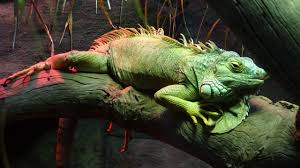
#> input picture topics_of_learning/image.jpg, 300 x 168 px
$ python otsu_method.py
#> lines starting #> are read from the running program, lines starting #| are printed output that depends on the picture; after the words box and inside, x2 and y2 are one past the last pixel; in counts of white or black regions, pixels touching at a corner belong together
import cv2
import numpy as np

img = cv2.imread('image.jpg')
#> img is the input picture: shape (168, 300, 3); mean B, G, R 46.3, 65, 65.3

img = cv2.cvtColor(img, cv2.COLOR_BGR2GRAY)
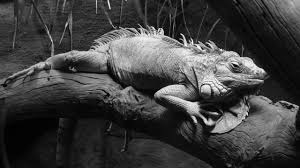
#> img: shape (168, 300); min 0, max 251, mean 63

ret, thresh1 = cv2.threshold(img, 120, 255, cv2.THRESH_BINARY + cv2.THRESH_OTSU)
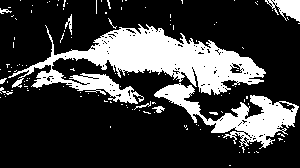
#> thresh1: shape (168, 300); 24.1% white; 125 white regions (115 under 20 px), largest, box (x1, y1, x2, y2) and area: (8, 24, 266, 104) 8076, (154, 83, 299, 149) 3068, (265, 0, 300, 22) 432
#> ret = 92

cv2.imshow('Otsu Threshold', thresh1)

cv2.waitKey(0)

$ run again, with topics_of_learning/bug.jpg copied over topics_of_learning/image.jpg
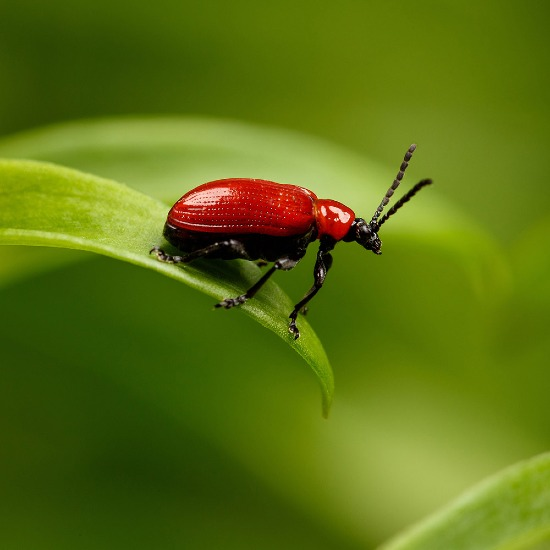
#> input picture topics_of_learning/bug.jpg, 550 x 550 px
#> img is the input picture: shape (550, 550, 3); mean B, G, R 17.5, 112.9, 91.4
#> `img = cv2.cvtColor(img, cv2.COLOR_BGR2GRAY)`:
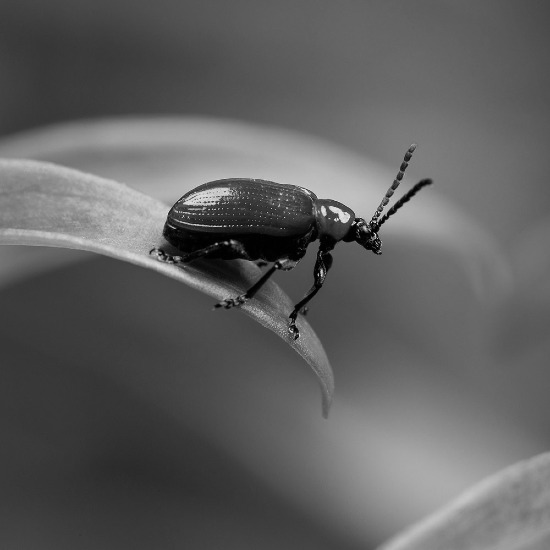
#> img: shape (550, 550); min 0, max 248, mean 95.6
#> `ret, thresh1 = cv2.threshold(img, 120, 255, cv2.THRESH_BINARY + cv2.TH..`:
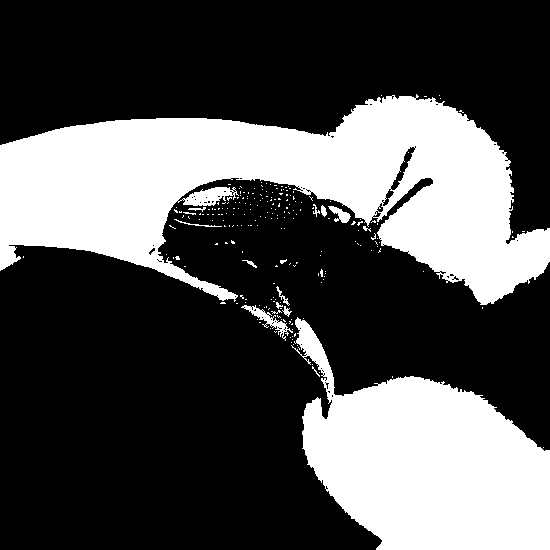
#> thresh1: shape (550, 550); 31.9% white; 224 white regions (209 under 20 px), largest, box (x1, y1, x2, y2) and area: (0, 94, 550, 305) 60243, (291, 317, 550, 550) 34768, (241, 305, 293, 341) 400
#> ret = 107

$ run again, with topics_of_learning/flamengo.jpg copied over topics_of_learning/image.jpg
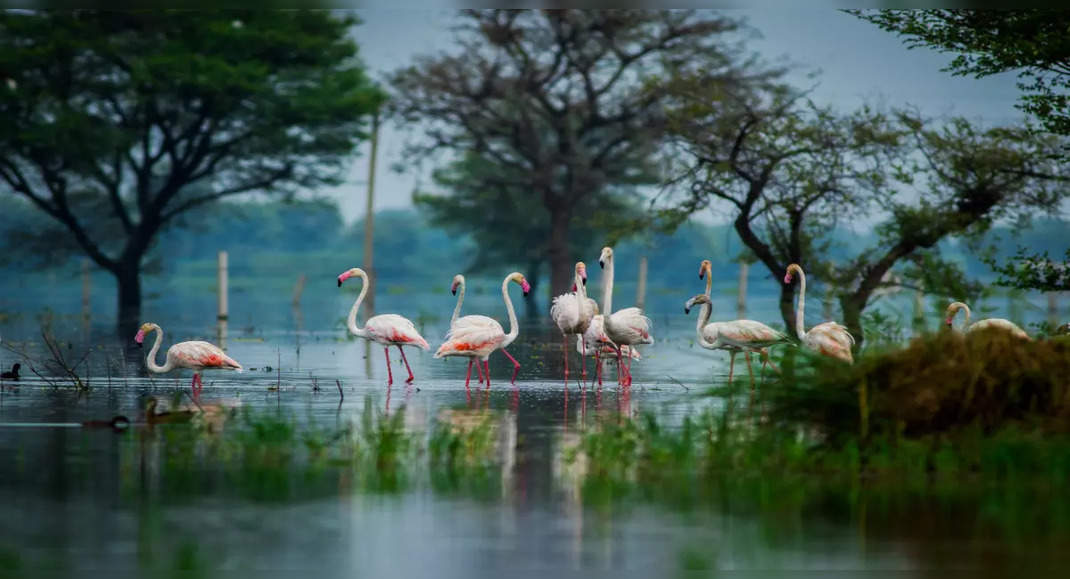
#> input picture topics_of_learning/flamengo.jpg, 1070 x 579 px
#> img is the input picture: shape (579, 1070, 3); mean B, G, R 79.5, 83.9, 62.3
#> `img = cv2.cvtColor(img, cv2.COLOR_BGR2GRAY)`:
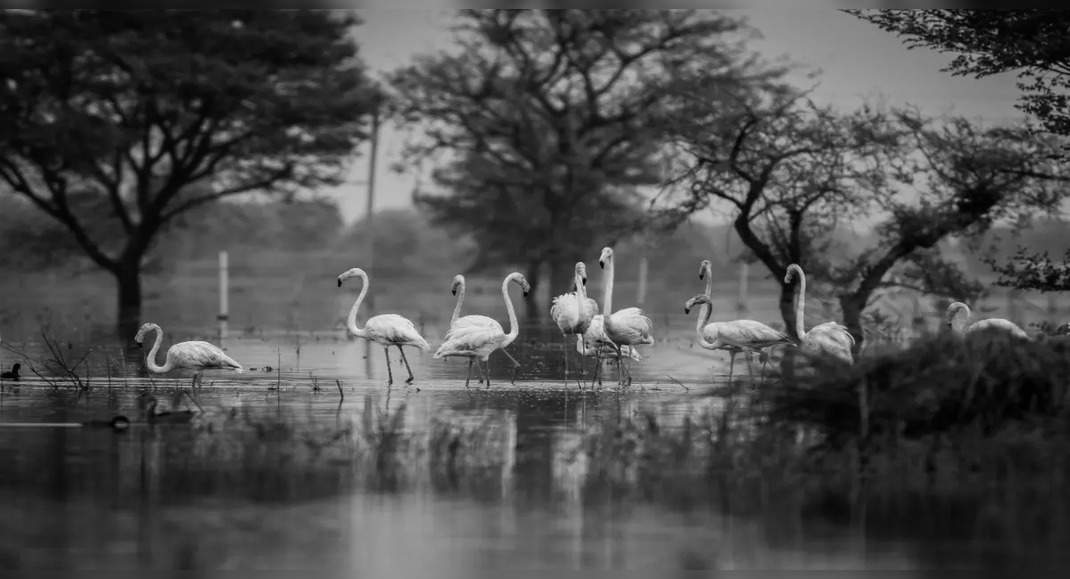
#> img: shape (579, 1070); min 0, max 241, mean 77
#> `ret, thresh1 = cv2.threshold(img, 120, 255, cv2.THRESH_BINARY + cv2.TH..`:
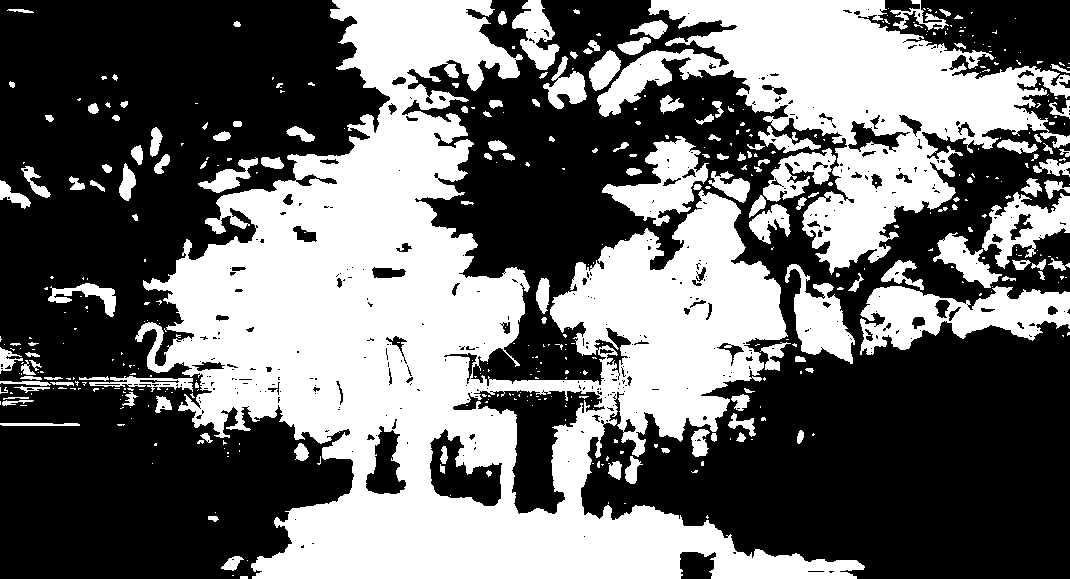
#> thresh1: shape (579, 1070); 42.5% white; 454 white regions (307 under 20 px), largest, box (x1, y1, x2, y2) and area: (135, 0, 865, 579) 170653, (597, 0, 1070, 275) 47445, (860, 286, 1070, 355) 7793
#> ret = 82
